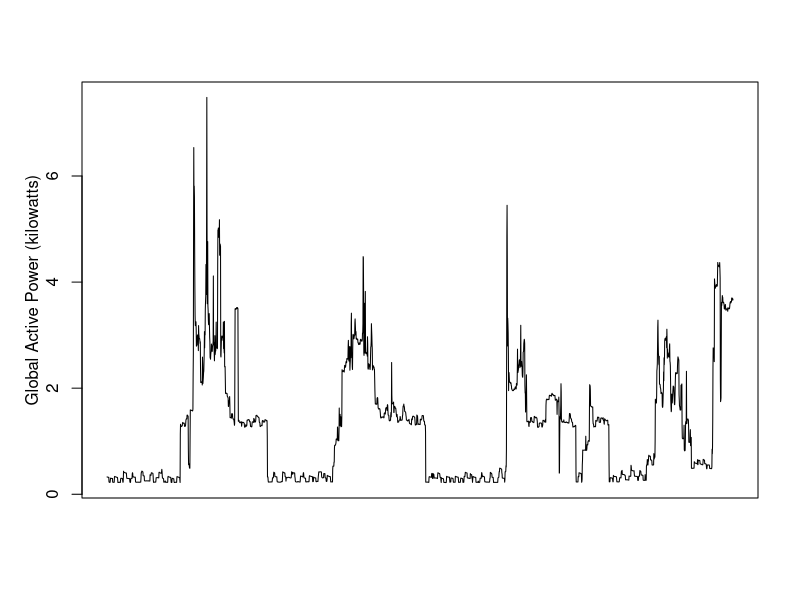

Source code (R):
#NOTE: data has been subsetted in order to save space in computer memory
#subset file has also been uploaded to the github repository

data<-read.csv("subset_household_data.csv", header=TRUE, stringsAsFactors = FALSE)
png(file="Plot2.png",width=480,height=480)
par(mfrow = c(1,1),  mgp = c(2,1,0))
plot(data[,3], type = "l", ylab = "Global Active Power (kilowatts)", xaxt="n", xlab="")
dev.off()